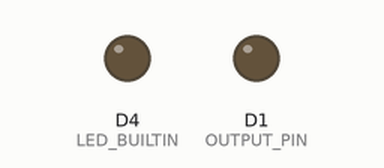
This sketch was run on a simulated ESP8266 (Wemos D1 mini). Shown: output pins drawn as LEDs (lit = HIGH, except the on-board LED, lit = LOW). WiFi joins after 1.5 s; servers stay silent unless stated; what the sketch prints to the serial monitor is not drawn.

Above: at 2.3 s.
At 4.5 s:
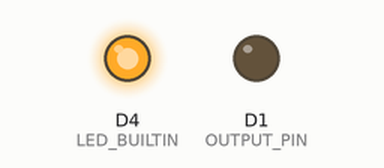
Timing chart, 0 to 9.4 s (numbered marks = the images above):
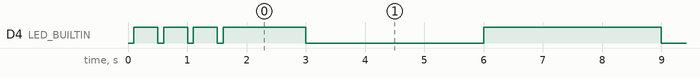

The sketch:

esp8266.ino
```cpp
/*
 * People Counter — ESP8266 Executor
 * ------------------------------------
 * Роль: исполнитель команд от основного кода (Python).
 *
 * Что делает:
 *   1. Подключается к WiFi.
 *   2. Слушает UDP-команды на порту CMD_PORT:
 *        "1"  →  OUTPUT_PIN = HIGH  (включить)
 *        "0"  →  OUTPUT_PIN = LOW   (выключить)
 *   3. Каждые ANNOUNCE_INTERVAL мс рассылает UDP broadcast-анонс
 *      "PCOUNTER_ESP" на порт ANNOUNCE_PORT, чтобы основной код
 *      мог автоматически найти ESP в локальной сети.
 *
 * Плата: ESP8266 (NodeMCU, Wemos D1 Mini и др.)
 * IDE:   Arduino IDE + пакет esp8266 (https://arduino.esp8266.com/stable/package_esp8266com_index.json)
 *
 * Распиновка NodeMCU:
 *   D0=GPIO16  D1=GPIO5  D2=GPIO4  D3=GPIO0
 *   D4=GPIO2   D5=GPIO14 D6=GPIO12 D7=GPIO13  D8=GPIO15
 */

#include <ESP8266WiFi.h>
#include <WiFiUdp.h>

// ════════════════════════════════════════
//  Настройки — измените под себя
// ════════════════════════════════════════

const char* WIFI_SSID     = "Honor 8A";
const char* WIFI_PASSWORD = "qwerty123";

const int OUTPUT_PIN = D1;          // Управляемый пин (D1 = GPIO5)
                                    // Подключите реле или другой исполнитель

const int CMD_PORT      = 4210;     // Порт приёма команд от Python
const int ANNOUNCE_PORT = 4211;     // Порт рассылки анонсов (Python слушает его)

const char* ANNOUNCE_MSG      = "PCOUNTER_ESP";
const unsigned long ANNOUNCE_INTERVAL = 5000;   // Анонс каждые 5 секунд

// ════════════════════════════════════════
//  Переменные
// ════════════════════════════════════════

WiFiUDP udp;
unsigned long lastAnnounce = 0;
bool pinState = false;

// ════════════════════════════════════════
//  Вспомогательные функции
// ════════════════════════════════════════

void setPin(bool on) {
    pinState = on;
    digitalWrite(OUTPUT_PIN, on ? HIGH : LOW);
    Serial.print(on ? "  → ВКЛ  (pin=" : "  → ВЫКЛ (pin=");
    Serial.print(OUTPUT_PIN);
    Serial.println(")");
}

void sendAnnounce() {
    IPAddress broadcastIP = WiFi.localIP();
    broadcastIP[3] = 255;
    udp.beginPacket(broadcastIP, ANNOUNCE_PORT);
    udp.print(ANNOUNCE_MSG);
    udp.endPacket();
}

// ════════════════════════════════════════
//  setup
// ════════════════════════════════════════

void setup() {
    Serial.begin(115200);
    delay(100);
    Serial.println("\n\n=== People Counter ESP8266 ===");

    // Пин
    pinMode(OUTPUT_PIN, OUTPUT);
    setPin(false);

    // Встроенный LED — мигает пока ищет WiFi
    pinMode(LED_BUILTIN, OUTPUT);
    digitalWrite(LED_BUILTIN, HIGH);   // HIGH = выкл у большинства ESP

    // WiFi
    Serial.printf("Подключение к \"%s\"", WIFI_SSID);
    WiFi.mode(WIFI_STA);
    WiFi.begin(WIFI_SSID, WIFI_PASSWORD);

    while (WiFi.status() != WL_CONNECTED) {
        delay(400);
        digitalWrite(LED_BUILTIN, LOW);
        delay(100);
        digitalWrite(LED_BUILTIN, HIGH);
        Serial.print(".");
    }

    Serial.println("\nWiFi подключён!");
    Serial.print("IP: ");
    Serial.println(WiFi.localIP());

    // UDP
    udp.begin(CMD_PORT);
    Serial.printf("UDP слушает порт: %d\n", CMD_PORT);
    Serial.printf("Анонс → broadcast:%d каждые %lus\n",
                  ANNOUNCE_PORT, ANNOUNCE_INTERVAL / 1000);
    Serial.println("==============================\n");

    // Первый анонс сразу
    sendAnnounce();
    lastAnnounce = millis();
}

// ════════════════════════════════════════
//  loop
// ════════════════════════════════════════

void loop() {

    // ── Приём команды ──────────────────
    int packetSize = udp.parsePacket();
    if (packetSize > 0) {
        char buf[8] = {0};
        int len = udp.read(buf, sizeof(buf) - 1);
        buf[len] = '\0';

        String cmd = String(buf);
        cmd.trim();

        if (cmd == "1") {
            setPin(true);
        } else if (cmd == "0") {
            setPin(false);
        } else {
            Serial.printf("  ? Неизвестная команда: \"%s\"\n", buf);
        }
    }

    // ── Broadcast-анонс ────────────────
    unsigned long now = millis();
    if (now - lastAnnounce >= ANNOUNCE_INTERVAL) {
        lastAnnounce = now;
        sendAnnounce();
    }

    // ── Мигание LED = "жив" ────────────
    // Быстро моргает раз в 3 сек
    static unsigned long lastBlink = 0;
    static bool ledState = false;
    if (now - lastBlink >= 3000) {
        lastBlink = now;
        ledState = !ledState;
        digitalWrite(LED_BUILTIN, ledState ? LOW : HIGH);
    }
}
```

Measured:
- by itself, D4 (LED_BUILTIN): HIGH → LOW at 0.50 s, → HIGH 0.10 s later, → LOW 0.40 s later, → HIGH 0.10 s later, … (49 changes in this stretch)
